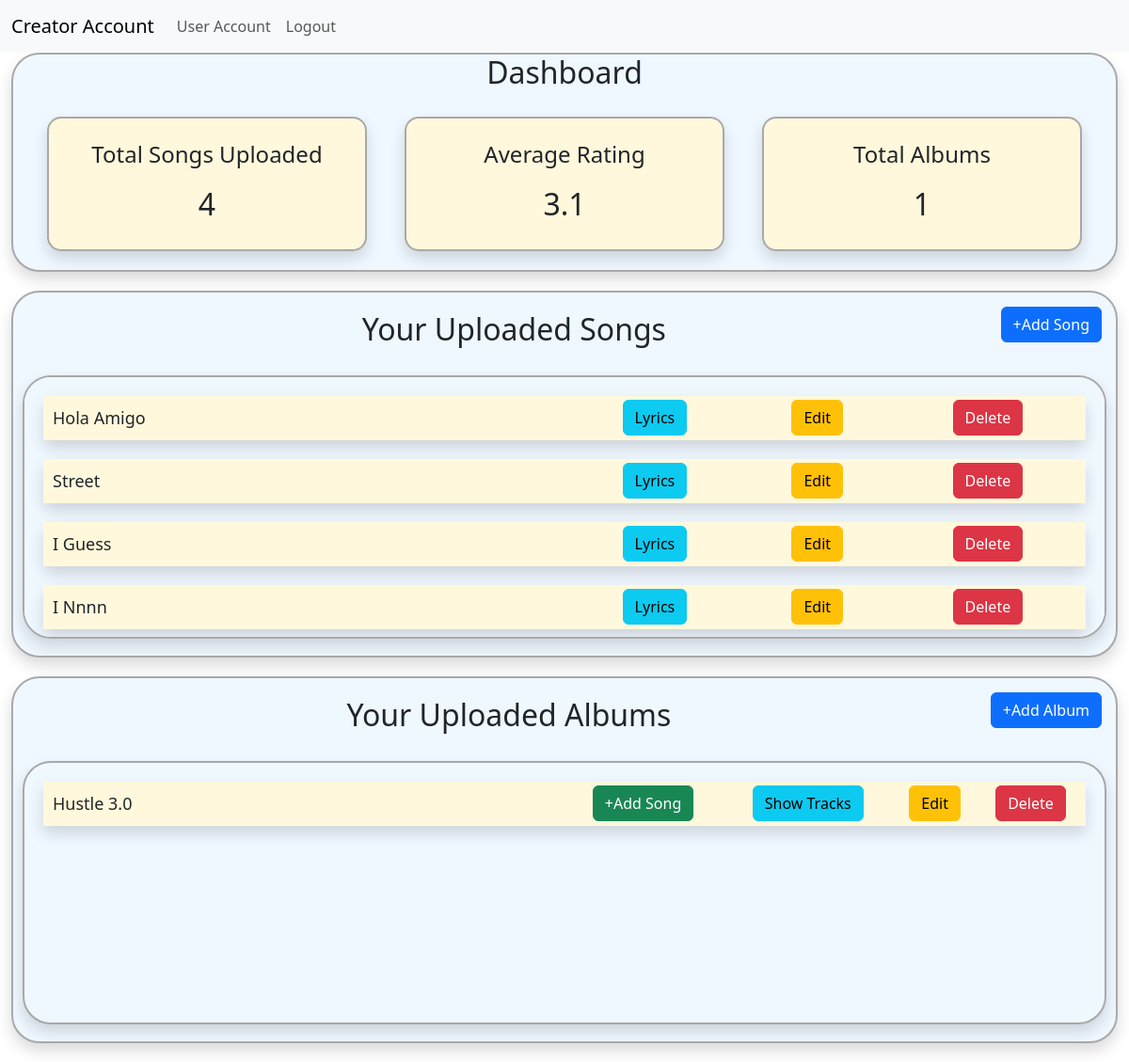
The app's page /home/1/creator_account, older data.
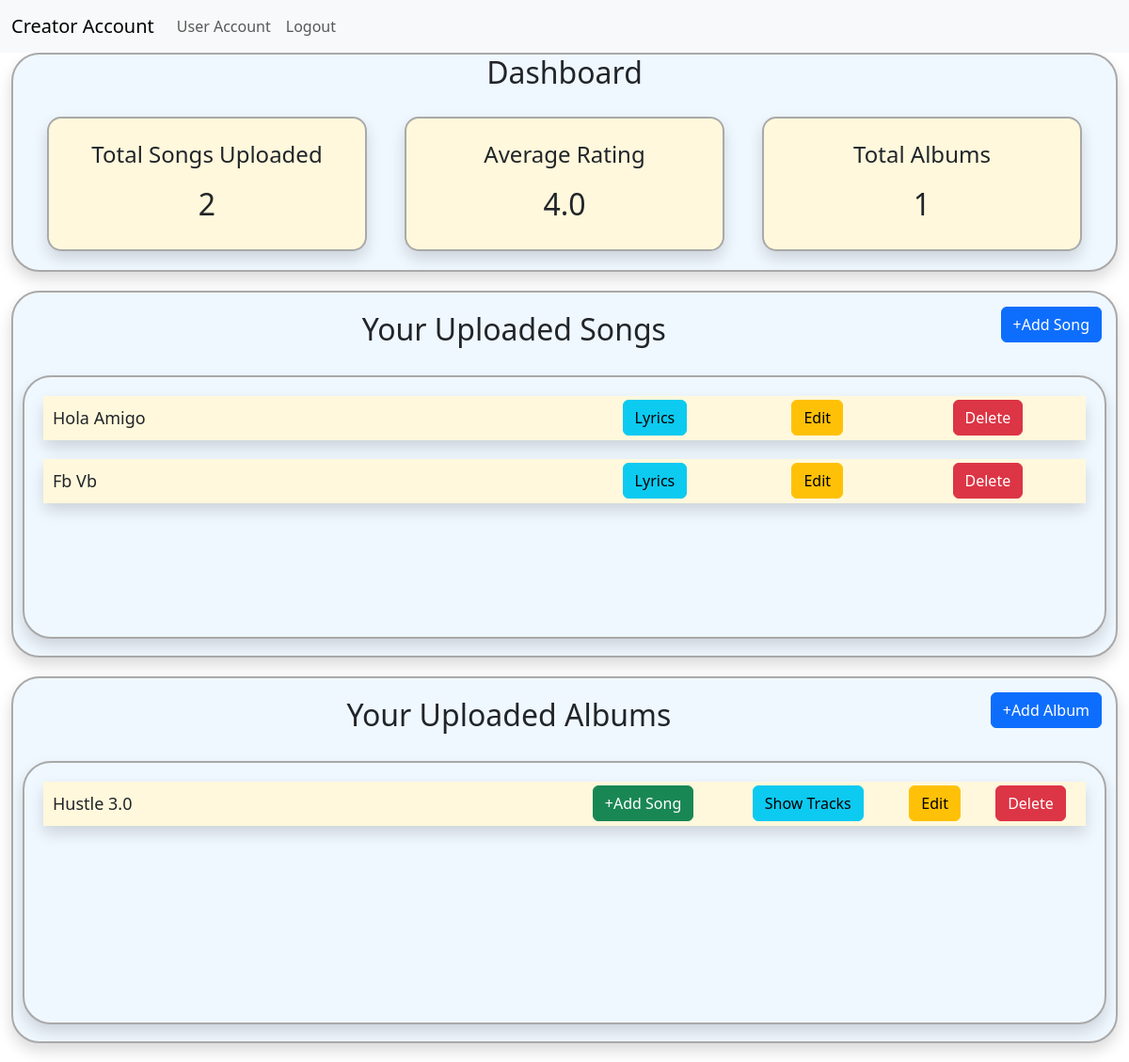
The same page, newer data.
### model1.py (models this page shows, shortened)
class Song(db.Model):
    song_id = db.Column(db.Integer, primary_key=True)
    song_name = db.Column(db.String(100), nullable=False)
    song_artist = db.Column(db.String(100))
    song_language = db.Column(db.String(30))
    song_genre = db.Column(db.String(50))
    song_lyrics = db.Column(db.Text())   # variable string size
    song_duration = db.Column(db.Integer)  # in seconds
    release_date = db.Column(db.String(20))
    creator_id = db.Column(db.Integer, db.ForeignKey("user.user_id"), nullable=False)
    album_id = db.Column(db.Integer, db.ForeignKey("album.album_id") ,default=None)
    song_path = db.Column(db.String(255),default=None)
    song_thumbnail = db.Column(db.String(255),default=None)
    song_play_count = db.Column(db.Integer, default=0)
    song_flag = db.Column(db.Boolean,default=False)
    song_avg_rating = db.Column(db.Float(), default=0) # included later during devlopement
    creator = db.relationship("User", backref="songs")
    ratings= db.relationship("Rating",backref="song",cascade="all, delete")

class Album(db.Model):
    album_id = db.Column(db.Integer, primary_key=True)
    album_name = db.Column(db.String(100), nullable=False)
    album_genre = db.Column(db.String(50))
    album_artist = db.Column(db.String(100))
    creator_id = db.Column(db.Integer, db.ForeignKey("user.user_id"))
    album_thumbnail = db.Column(db.String(255))
    album_flag = db.Column(db.Boolean,default=False)
    songs = db.relationship("Song", backref="albums",cascade="all, delete")
    creator = db.relationship("User", backref="albums")

### app.py (the view)
@app.route("/home/<int:u_id>/creator_account", methods=["GET", "POST"])
def creator_account(u_id):
    user = User.query.get(u_id)
    songs = Song.query.filter_by(creator_id=u_id).all()
    albums = Album.query.filter_by(creator_id=u_id).all()
    avg_rating=0
    sum_ratings=0
    if songs:
        for song in songs :
            sum_ratings += song.song_avg_rating
        avg_rating=round(sum_ratings/len(songs),1)
    if request.method == "GET":
        if user.user_role_id == 1:
            return render_template("creator_account.html", user=user, songs=songs, albums=albums,avg_rating=avg_rating)
        else:
            return render_template("register_creator_form.html", user=user)
    if request.method == "POST":
        user.user_role_name = "creator"
        user.user_role_id = 1
        db.session.commit()
        return redirect("/home/{}/creator_account".format(u_id))

### app.py (called while the page is built)
@app.context_processor
def search_processor():
    return {'searched': request.form.get("searched")}

### templates/creator_account.html (shortened to what the changed rows need)
<!DOCTYPE html>
<html lang="en">
<head>
    <link href="https://cdn.jsdelivr.net/npm/bootstrap@5.3.2/dist/css/bootstrap.min.css" rel="stylesheet"
 />
</head>
<body>
    {% extends 'creator_navbar.html' %}
    {% block content %}
    <div class="container-fluid">
        <div class="dashboard shadow">
            <h2>Dashboard</h2>
            <div class="container text-center">
                <div class="row">
                    <div class="col shadow" id="dashboard-1">
                        <p style="font-size:x-large;">Total Songs Uploaded</p>
                        <h2>{{songs|length}}</h2>
                    </div>
                    <div class="col shadow" id="dashboard-1">
                        <p style="font-size:x-large;">Average Rating</p>
                        <h2>{{avg_rating}}</h2>
                    </div>
                    <div class="col shadow" id="dashboard-1">
                        <h2>{{albums|length}}</h2>
                    </div>
                </div>
            </div>
        </div>
        <div class="songs shadow">
            {% if songs|length == 0 %}
            <div style="text-align: center;">
                <h3>KickStart your creators journey</h3>
                <h3>start with uploading songs</h3>
                <a class="btn btn-primary" href="/add_song/{{user.user_id}}" type="button">+Add Song</a>
            </div>
            {% else %}
            <div class="song1 shadow">
                        {% for song in songs %}
                        <div class="song shadow rounded-3">
                            <table bgcolor="cornsilk" class="song-table">
                            <tr >
                                <td style="text-align: left;padding:10px;font-size:large;width:50%">{{song.song_name}}</td>
                                <td>
                                    <a class="btn btn-info"
                                        href="/creator_song_lyrics/{{user.user_id}}/{{song.song_id}}"
                                        type="button">Lyrics</a>
                                </td>
                                <td>
                                    <a class="btn btn-warning" type="button"
                                        href="/edit_song/{{user.user_id}}/{{song.song_id}}">Edit</a>
                                </td>
                                <td>
                                    <a class="btn btn-danger" type="button"
                                        href="/delete_song/{{user.user_id}}/{{song.song_id}}">delete</a>
                                </td>
                            </tr>
                        </table>
                        </div>
                        {% endfor %}
                {% endif %}
            </div>
        </div>
        <div class="songs shadow ">
            {% if albums|length == 0 %}
            <div style="text-align: center;">
                <h3>KickStart your creators journey</h3>
                <h3>start with uploading Albums</h3>
                <a class="btn btn-primary" href="/add_album/{{user.user_id}}" type="button">+Add Album</a>
            </div>
            {% else %}
            <div class="song1 shadow">
                        {% for album in albums %}
                        <div class="song shadow">
                            <table bgcolor="cornsilk" class="song-table">
                            <tr >
                                <td style="text-align: left;padding:10px;font-size:large;width:50%">{{album.album_name}}</td>
                                <td>
                                    <a class="btn btn-success" href="/add_album_song/{{user.user_id}}/{{album.album_id}}" type="button">+Add Song</a>
                                </td>
                                <td>
                                    <a class="btn btn-info"
                                        href="/creator_album_songs/{{user.user_id}}/{{album.album_id}}"
                                        type="button">Show Tracks</a>
                                </td>
                                <td>
                                    <a class="btn btn-warning" type="button"
                                        href="/edit_album/{{user.user_id}}/{{album.album_id}}">Edit</a>
                                </td>
                                <td>
                                    <a class="btn btn-danger" type="button"
                                        href="/delete_album/{{user.user_id}}/{{album.album_id}}">delete</a>
                                </td>
                            </tr>
                        </table>
                        </div>
                        {% endfor %}
                {% endif %}
            </div>
        </div>
    </div>
    {% endblock %}

Row changes from the older to the newer data that the page shows:
removed Song: song_name "Street"
removed Song: song_name "I Guess"
removed Song: song_name "I Nnnn"
added Song: song_name "Fb Vb"
Text that changed along with them:
{{ songs|length }}: "4" → "2"
{{ avg_rating }}: "3.1" → "4.0"
